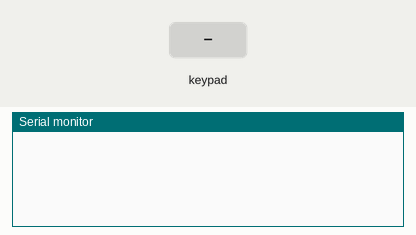
The sketch below on a simulated Arduino Uno, built with avr-gcc and run on an emulated ATmega328P. On the bench: the last lines printed to the serial monitor. Wiring (inferred from the names in the program): 4×4 keypad with keys 1 2 3 A 4 5 6 B 7 8 9 C * 0 # D: rows pin 2, pin 3, pin 4, pin 5; columns pin 6, pin 7, pin 8, pin 9. The test bench sets the inputs (shaded band).

Above: at 1.2 s.
1.3 s: key '1' pressed
At 2.3 s:
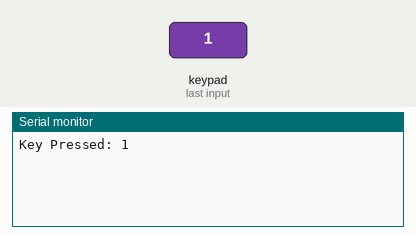
2.8 s: keypad keys 1 2 # pressed 0.4 s apart
At 4.1 s:
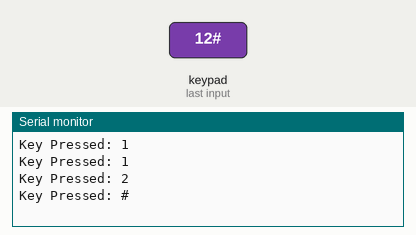
5.5 s: key 'A' pressed
At 6.7 s:
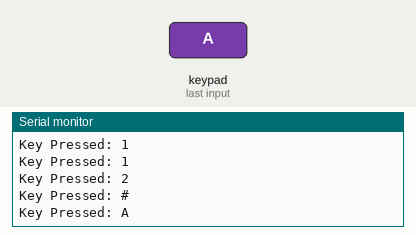
7.0 s: keypad keys 1 2 * pressed 0.4 s apart
At 8.5 s:
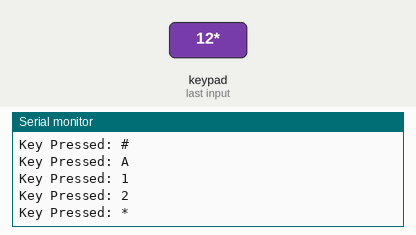
9.7 s: key 'B' pressed
At 10.9 s:
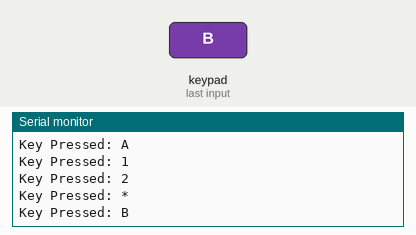
11.2 s: keypad keys 1 2 D pressed 0.4 s apart
At 12.9 s:
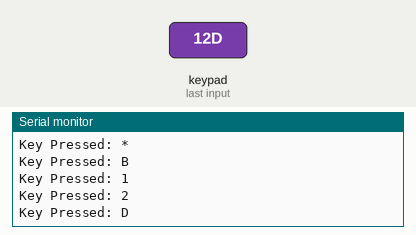

Measured:
- after the input at 1.3 s, the serial monitor: prints a new line at once (image 1)
- after the input at 2.8 s, the serial monitor: prints a new line after 0.40 s (image 2)
- after the input at 5.5 s, the serial monitor: prints a new line at once (image 3)
- after the input at 7.0 s, the serial monitor: prints a new line at once (image 4)
- after the input at 9.7 s, the serial monitor: prints a new line at once (image 5)
- after the input at 11.2 s, the serial monitor: prints a new line at once (image 6)

The sketch:

keypad.ino
```cpp
// Define the rows and columns
const int rows[] = {2, 3, 4, 5};  // Row pins
const int cols[] = {6, 7, 8, 9};  // Column pins

// Define the keymap
char keys[4][4] = {
  {'1', '2', '3', 'A'},
  {'4', '5', '6', 'B'},
  {'7', '8', '9', 'C'},
  {'*', '0', '#', 'D'}
};

void setup() {
  Serial.begin(9600);

  // Set row pins as outputs
  for (int i = 0; i < 4; i++) {
    pinMode(rows[i], OUTPUT);
    digitalWrite(rows[i], HIGH); // Keep rows HIGH
  }

  // Set column pins as inputs with pull-up resistors
  for (int i = 0; i < 4; i++) {
    pinMode(cols[i], INPUT_PULLUP);
  }
}

void loop() {
  for (int row = 0; row < 4; row++) {
    // Set the current row LOW
    digitalWrite(rows[row], LOW);

    // Check each column
    for (int col = 0; col < 4; col++) {
      if (digitalRead(cols[col]) == LOW) { // Key is pressed
        Serial.print("Key Pressed: ");
        Serial.println(keys[row][col]);
        delay(200); // Debounce delay
      }
    }

    // Set the row back to HIGH
    digitalWrite(rows[row], HIGH);
  }
}
```
